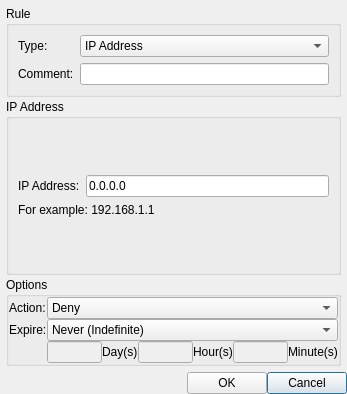
<?xml version="1.0" encoding="UTF-8"?>
<ui version="4.0">
 <class>DialogAddRule</class>
 <widget class="QDialog" name="DialogAddRule">
  <property name="geometry">
   <rect>
    <x>0</x>
    <y>0</y>
    <width>347</width>
    <height>394</height>
   </rect>
  </property>
  <property name="windowTitle">
   <string>Security Rule</string>
  </property>
  <property name="windowIcon">
   <iconset resource="../Resource.qrc">
    <normaloff>:/Resource/Security/SecurityRule.png</normaloff>:/Resource/Security/SecurityRule.png</iconset>
  </property>
  <property name="autoFillBackground">
   <bool>true</bool>
  </property>
  <layout class="QGridLayout" name="gridLayout_2">
   <property name="margin">
    <number>0</number>
   </property>
   <property name="spacing">
    <number>0</number>
   </property>
   <item row="0" column="0">
    <widget class="QFrame" name="frameBody">
     <property name="frameShape">
      <enum>QFrame::NoFrame</enum>
     </property>
     <property name="frameShadow">
      <enum>QFrame::Raised</enum>
     </property>
     <layout class="QGridLayout" name="gridLayout_7">
      <property name="verticalSpacing">
       <number>2</number>
      </property>
      <property name="margin">
       <number>6</number>
      </property>
      <item row="0" column="0">
       <widget class="QGroupBox" name="groupBoxRule">
        <property name="title">
         <string>Rule</string>
        </property>
        <layout class="QGridLayout" name="gridLayout_5">
         <item row="0" column="0">
          <widget class="QLabel" name="labelRuleType">
           <property name="text">
            <string>Type:</string>
           </property>
          </widget>
         </item>
         <item row="0" column="1">
          <widget class="QComboBox" name="comboBoxRuleType">
           <item>
            <property name="text">
             <string>IP Address</string>
            </property>
           </item>
           <item>
            <property name="text">
             <string>IP Address Range</string>
            </property>
           </item>
           <item>
            <property name="text">
             <string>Country</string>
            </property>
           </item>
           <item>
            <property name="text">
             <string>File Filter</string>
            </property>
           </item>
           <item>
            <property name="text">
             <string>Content Filter</string>
            </property>
           </item>
           <item>
            <property name="text">
             <string>Regular Expression</string>
            </property>
           </item>
           <item>
            <property name="text">
             <string>User Agent</string>
            </property>
           </item>
          </widget>
         </item>
         <item row="1" column="0">
          <widget class="QLabel" name="labelComment">
           <property name="text">
            <string>Comment:</string>
           </property>
          </widget>
         </item>
         <item row="1" column="1">
          <widget class="QLineEdit" name="lineEditComment"/>
         </item>
        </layout>
       </widget>
      </item>
      <item row="2" column="0">
       <widget class="QGroupBox" name="groupBoxOptions">
        <property name="title">
         <string>Options</string>
        </property>
        <layout class="QGridLayout" name="gridLayout_4">
         <property name="margin">
          <number>0</number>
         </property>
         <property name="spacing">
          <number>0</number>
         </property>
         <item row="2" column="1">
          <layout class="QGridLayout" name="gridLayoutTime">
           <item row="0" column="4">
            <widget class="QLineEdit" name="lineEditMinutes">
             <property name="enabled">
              <bool>false</bool>
             </property>
            </widget>
           </item>
           <item row="0" column="2">
            <widget class="QLineEdit" name="lineEditHours">
             <property name="enabled">
              <bool>false</bool>
             </property>
            </widget>
           </item>
           <item row="0" column="0">
            <widget class="QLineEdit" name="lineEditDays">
             <property name="enabled">
              <bool>false</bool>
             </property>
            </widget>
           </item>
           <item row="0" column="1">
            <widget class="QLabel" name="labelDays">
             <property name="text">
              <string>Day(s)</string>
             </property>
            </widget>
           </item>
           <item row="0" column="3">
            <widget class="QLabel" name="labelHours">
             <property name="text">
              <string>Hour(s)</string>
             </property>
            </widget>
           </item>
           <item row="0" column="5">
            <widget class="QLabel" name="labelMinutes">
             <property name="text">
              <string>Minute(s)</string>
             </property>
            </widget>
           </item>
          </layout>
         </item>
         <item row="0" column="0">
          <widget class="QLabel" name="labelAction">
           <property name="text">
            <string>Action:</string>
           </property>
          </widget>
         </item>
         <item row="1" column="0">
          <widget class="QLabel" name="labelExpire">
           <property name="text">
            <string>Expire:</string>
           </property>
          </widget>
         </item>
         <item row="0" column="1">
          <widget class="QComboBox" name="comboBoxAction">
           <property name="currentIndex">
            <number>2</number>
           </property>
           <property name="maxVisibleItems">
            <number>3</number>
           </property>
           <item>
            <property name="text">
             <string>None</string>
            </property>
           </item>
           <item>
            <property name="text">
             <string>Accept</string>
            </property>
           </item>
           <item>
            <property name="text">
             <string>Deny</string>
            </property>
           </item>
          </widget>
         </item>
         <item row="1" column="1">
          <widget class="QComboBox" name="comboBoxExpire">
           <property name="currentIndex">
            <number>0</number>
           </property>
           <property name="maxVisibleItems">
            <number>3</number>
           </property>
           <item>
            <property name="text">
             <string>Never (Indefinite)</string>
            </property>
           </item>
           <item>
            <property name="text">
             <string>At End Of Session</string>
            </property>
           </item>
           <item>
            <property name="text">
             <string>After:</string>
            </property>
           </item>
          </widget>
         </item>
        </layout>
       </widget>
      </item>
      <item row="1" column="0">
       <widget class="QStackedWidget" name="stackedWidgetType">
        <property name="currentIndex">
         <number>0</number>
        </property>
        <widget class="QWidget" name="pageIPAddress">
         <layout class="QGridLayout" name="gridLayout_8">
          <property name="margin">
           <number>0</number>
          </property>
          <property name="spacing">
           <number>0</number>
          </property>
          <item row="0" column="0">
           <widget class="QGroupBox" name="groupBoxIPAddress">
            <property name="title">
             <string>IP Address</string>
            </property>
            <layout class="QGridLayout" name="gridLayout_3">
             <item row="0" column="0">
              <layout class="QGridLayout" name="gridLayout_6">
               <item row="0" column="0">
                <spacer name="verticalSpacer_2">
                 <property name="orientation">
                  <enum>Qt::Vertical</enum>
                 </property>
                 <property name="sizeHint" stdset="0">
                  <size>
                   <width>20</width>
                   <height>40</height>
                  </size>
                 </property>
                </spacer>
               </item>
               <item row="1" column="0">
                <layout class="QHBoxLayout" name="horizontalLayout_3">
                 <item>
                  <widget class="QLabel" name="labelIPAddress">
                   <property name="text">
                    <string>IP Address:</string>
                   </property>
                  </widget>
                 </item>
                 <item>
                  <widget class="QLineEdit" name="lineEditIP">
                   <property name="text">
                    <string>0.0.0.0</string>
                   </property>
                  </widget>
                 </item>
                </layout>
               </item>
               <item row="2" column="0">
                <widget class="QLabel" name="labelExampleInput">
                 <property name="text">
                  <string>For example: 192.168.1.1</string>
                 </property>
                </widget>
               </item>
               <item row="3" column="0">
                <spacer name="verticalSpacer">
                 <property name="orientation">
                  <enum>Qt::Vertical</enum>
                 </property>
                 <property name="sizeHint" stdset="0">
                  <size>
                   <width>20</width>
                   <height>40</height>
                  </size>
                 </property>
                </spacer>
               </item>
              </layout>
             </item>
            </layout>
           </widget>
          </item>
         </layout>
        </widget>
        <widget class="QWidget" name="pageIPRange">
         <layout class="QGridLayout" name="gridLayout_10">
          <property name="leftMargin">
           <number>0</number>
          </property>
          <property name="topMargin">
           <number>0</number>
          </property>
          <property name="bottomMargin">
           <number>0</number>
          </property>
          <property name="spacing">
           <number>0</number>
          </property>
          <item row="0" column="0">
           <widget class="QGroupBox" name="groupBoxIPRange">
            <property name="title">
             <string>IP Address Range</string>
            </property>
            <layout class="QGridLayout" name="gridLayout_9">
             <property name="margin">
              <number>4</number>
             </property>
             <property name="spacing">
              <number>4</number>
             </property>
             <item row="0" column="0" colspan="6">
              <layout class="QGridLayout" name="gridLayoutIPRange">
               <property name="spacing">
                <number>2</number>
               </property>
               <item row="0" column="0">
                <widget class="QLabel" name="labelStartIP">
                 <property name="text">
                  <string>Start IP Address:</string>
                 </property>
                </widget>
               </item>
               <item row="0" column="1">
                <widget class="QSpinBox" name="spinBoxStartIP1">
                 <property name="maximum">
                  <number>255</number>
                 </property>
                </widget>
               </item>
               <item row="0" column="2">
                <widget class="QSpinBox" name="spinBoxStartIP2">
                 <property name="maximum">
                  <number>255</number>
                 </property>
                </widget>
               </item>
               <item row="0" column="3">
                <widget class="QSpinBox" name="spinBoxStartIP3">
                 <property name="maximum">
                  <number>255</number>
                 </property>
                </widget>
               </item>
               <item row="0" column="4">
                <widget class="QSpinBox" name="spinBoxStartIP4">
                 <property name="maximum">
                  <number>255</number>
                 </property>
                </widget>
               </item>
               <item row="1" column="0">
                <widget class="QLabel" name="labelEndIP">
                 <property name="text">
                  <string>End IP Address:</string>
                 </property>
                </widget>
               </item>
               <item row="1" column="1">
                <widget class="QSpinBox" name="spinBoxEndIP1">
                 <property name="maximum">
                  <number>255</number>
                 </property>
                </widget>
               </item>
               <item row="1" column="2">
                <widget class="QSpinBox" name="spinBoxEndIP2">
                 <property name="maximum">
                  <number>255</number>
                 </property>
                </widget>
               </item>
               <item row="1" column="3">
                <widget class="QSpinBox" name="spinBoxEndIP3">
                 <property name="maximum">
                  <number>255</number>
                 </property>
                </widget>
               </item>
               <item row="1" column="4">
                <widget class="QSpinBox" name="spinBoxEndIP4">
                 <property name="maximum">
                  <number>255</number>
                 </property>
                </widget>
               </item>
               <item row="2" column="0">
                <widget class="QLabel" name="labelRangeNetmask">
                 <property name="text">
                  <string>Netmask:</string>
                 </property>
                </widget>
               </item>
               <item row="2" column="1">
                <widget class="QSpinBox" name="spinBoxRangeNetmask1">
                 <property name="maximum">
                  <number>255</number>
                 </property>
                 <property name="value">
                  <number>255</number>
                 </property>
                </widget>
               </item>
               <item row="2" column="2">
                <widget class="QSpinBox" name="spinBoxRangeNetmask2">
                 <property name="maximum">
                  <number>255</number>
                 </property>
                 <property name="value">
                  <number>255</number>
                 </property>
                </widget>
               </item>
               <item row="2" column="3">
                <widget class="QSpinBox" name="spinBoxRangeNetmask3">
                 <property name="maximum">
                  <number>255</number>
                 </property>
                 <property name="value">
                  <number>255</number>
                 </property>
                </widget>
               </item>
               <item row="2" column="4">
                <widget class="QSpinBox" name="spinBoxRangeNetmask4">
                 <property name="maximum">
                  <number>255</number>
                 </property>
                 <property name="value">
                  <number>255</number>
                 </property>
                </widget>
               </item>
              </layout>
             </item>
            </layout>
           </widget>
          </item>
         </layout>
        </widget>
        <widget class="QWidget" name="pageCountry">
         <layout class="QHBoxLayout" name="horizontalLayout_5">
          <item>
           <widget class="QGroupBox" name="groupBox_3">
            <property name="title">
             <string>Country</string>
            </property>
            <layout class="QHBoxLayout" name="horizontalLayout_4">
             <property name="spacing">
              <number>4</number>
             </property>
             <property name="rightMargin">
              <number>4</number>
             </property>
             <property name="bottomMargin">
              <number>4</number>
             </property>
             <item>
              <widget class="QLineEdit" name="lineEditCountry"/>
             </item>
            </layout>
           </widget>
          </item>
         </layout>
        </widget>
        <widget class="QWidget" name="pageFile">
         <layout class="QGridLayout" name="gridLayout">
          <property name="margin">
           <number>0</number>
          </property>
          <property name="spacing">
           <number>0</number>
          </property>
          <item row="0" column="0">
           <widget class="QGroupBox" name="groupBoxFile">
            <property name="title">
             <string>File Filter</string>
            </property>
            <layout class="QGridLayout" name="gridLayout_14">
             <property name="margin">
              <number>4</number>
             </property>
             <property name="spacing">
              <number>4</number>
             </property>
             <item row="0" column="0">
              <layout class="QGridLayout" name="gridLayoutFile">
               <property name="spacing">
                <number>2</number>
               </property>
               <item row="0" column="0">
                <widget class="QLabel" name="labelHash">
                 <property name="text">
                  <string>URI:</string>
                 </property>
                </widget>
               </item>
               <item row="0" column="1" colspan="2">
                <widget class="QLineEdit" name="lineEditHash">
                 <property name="sizePolicy">
                  <sizepolicy hsizetype="Expanding" vsizetype="Fixed">
                   <horstretch>0</horstretch>
                   <verstretch>0</verstretch>
                  </sizepolicy>
                 </property>
                </widget>
               </item>
              </layout>
             </item>
            </layout>
           </widget>
          </item>
         </layout>
        </widget>
        <widget class="QWidget" name="pageContent">
         <layout class="QGridLayout" name="gridLayout_16">
          <property name="margin">
           <number>0</number>
          </property>
          <property name="spacing">
           <number>0</number>
          </property>
          <item row="0" column="0">
           <widget class="QGroupBox" name="groupBoxContent">
            <property name="title">
             <string>Content Filter</string>
            </property>
            <layout class="QGridLayout" name="gridLayout_12">
             <property name="margin">
              <number>4</number>
             </property>
             <property name="spacing">
              <number>4</number>
             </property>
             <item row="0" column="0" colspan="6">
              <widget class="QLineEdit" name="lineEditContent"/>
             </item>
             <item row="1" column="0" colspan="6">
              <layout class="QGridLayout" name="gridLayoutMatch">
               <property name="spacing">
                <number>2</number>
               </property>
               <item row="0" column="1">
                <widget class="QRadioButton" name="radioButtonMatchAny">
                 <property name="text">
                  <string>Match Any</string>
                 </property>
                 <property name="checked">
                  <bool>false</bool>
                 </property>
                </widget>
               </item>
               <item row="0" column="0">
                <widget class="QRadioButton" name="radioButtonMatchAll">
                 <property name="text">
                  <string>Match All</string>
                 </property>
                 <property name="checked">
                  <bool>true</bool>
                 </property>
                </widget>
               </item>
              </layout>
             </item>
            </layout>
           </widget>
          </item>
         </layout>
        </widget>
        <widget class="QWidget" name="pageRegularExpression">
         <layout class="QGridLayout" name="gridLayout_17">
          <property name="margin">
           <number>0</number>
          </property>
          <property name="spacing">
           <number>0</number>
          </property>
          <item row="0" column="0">
           <widget class="QGroupBox" name="groupBox">
            <property name="title">
             <string>Regular Expression</string>
            </property>
            <layout class="QHBoxLayout" name="horizontalLayout">
             <item>
              <widget class="QLineEdit" name="lineEditRegularExpression"/>
             </item>
            </layout>
           </widget>
          </item>
         </layout>
        </widget>
        <widget class="QWidget" name="pageUserAgent">
         <layout class="QHBoxLayout" name="horizontalLayout_2">
          <property name="spacing">
           <number>0</number>
          </property>
          <property name="margin">
           <number>0</number>
          </property>
          <item>
           <widget class="QGroupBox" name="groupBox_2">
            <property name="title">
             <string>User Agent</string>
            </property>
            <layout class="QVBoxLayout" name="verticalLayout">
             <item>
              <widget class="QLineEdit" name="lineEditUserAgent"/>
             </item>
             <item>
              <widget class="QCheckBox" name="checkBoxUserAgent">
               <property name="text">
                <string>Regular Expression</string>
               </property>
              </widget>
             </item>
            </layout>
           </widget>
          </item>
         </layout>
        </widget>
       </widget>
      </item>
     </layout>
    </widget>
   </item>
   <item row="3" column="0">
    <layout class="QGridLayout" name="gridLayoutFooter">
     <item row="0" column="2">
      <widget class="QPushButton" name="pushButtonCancel">
       <property name="text">
        <string>Cancel</string>
       </property>
      </widget>
     </item>
     <item row="0" column="1">
      <widget class="QPushButton" name="pushButtonOK">
       <property name="text">
        <string>OK</string>
       </property>
      </widget>
     </item>
     <item row="0" column="0">
      <spacer name="horizontalSpacerFooter">
       <property name="orientation">
        <enum>Qt::Horizontal</enum>
       </property>
       <property name="sizeHint" stdset="0">
        <size>
         <width>40</width>
         <height>20</height>
        </size>
       </property>
      </spacer>
     </item>
    </layout>
   </item>
  </layout>
 </widget>
 <resources>
  <include location="../Resource.qrc"/>
 </resources>
 <connections>
  <connection>
   <sender>comboBoxRuleType</sender>
   <signal>currentIndexChanged(int)</signal>
   <receiver>stackedWidgetType</receiver>
   <slot>setCurrentIndex(int)</slot>
   <hints>
    <hint type="sourcelabel">
     <x>108</x>
     <y>93</y>
    </hint>
    <hint type="destinationlabel">
     <x>343</x>
     <y>149</y>
    </hint>
   </hints>
  </connection>
 </connections>
</ui>
